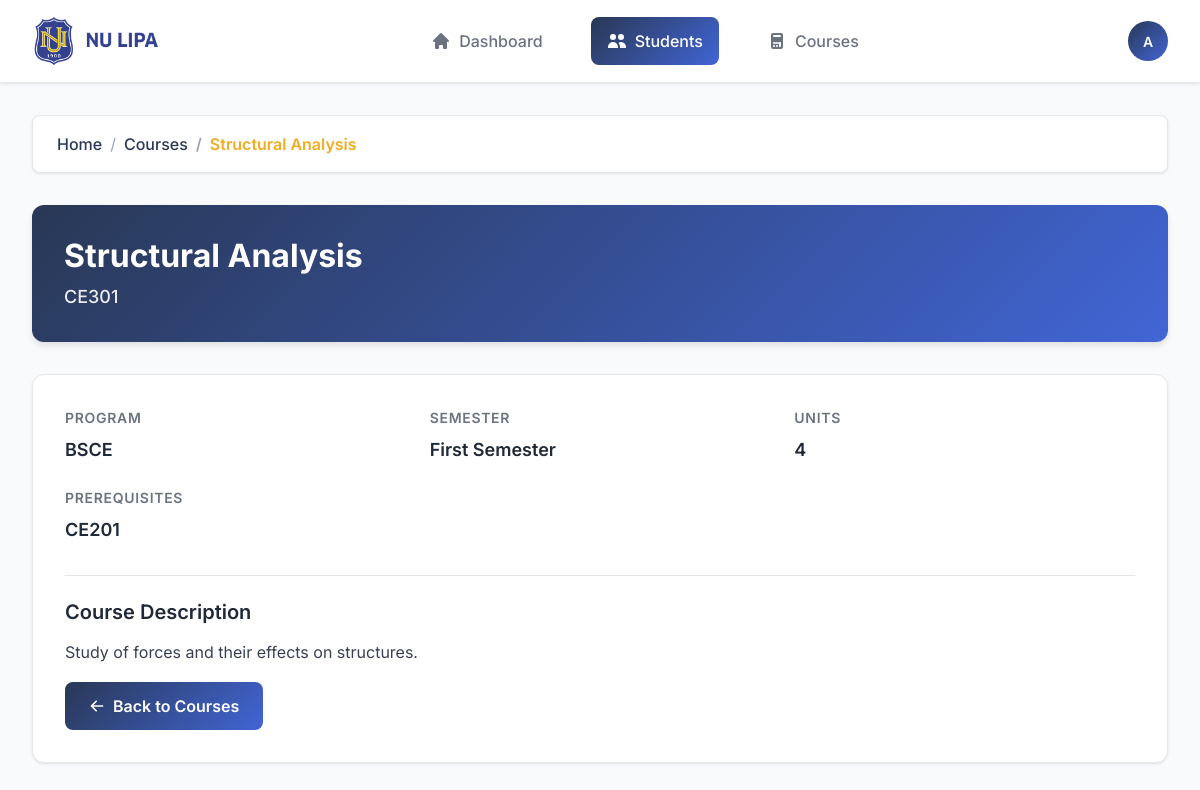
The app's page /details.php?id=3 with its own data.
### tables this page shows
CREATE TABLE `courses` (
  `id` int(11) NOT NULL,
  `course_code` varchar(20) NOT NULL,
  `course_name` varchar(255) NOT NULL,
  `description` text DEFAULT NULL,
  `units` int(11) NOT NULL DEFAULT 3,
  `program` varchar(100) NOT NULL,
  `semester` varchar(50) NOT NULL,
  `prerequisites` varchar(255) DEFAULT NULL,
  `created_at` timestamp NOT NULL DEFAULT current_timestamp(),
  `updated_at` timestamp NOT NULL DEFAULT current_timestamp() ON UPDATE current_timestamp()
);

### details.php (the view, shortened to what this page needs)
<?php
include 'connections.php';
$course_id = intval($_GET['id']);
$stmt = $conn->prepare("SELECT * FROM courses WHERE id = ?");
$stmt->bind_param("i", $course_id);
$stmt->execute();
$result = $stmt->get_result();
$course = $result->fetch_assoc();
?>
<!DOCTYPE html>
<html lang="en">
<head>
    <link rel="stylesheet" href="style.css" />
    <link href="https://cdn.jsdelivr.net/npm/bootstrap@5.3.0/dist/css/bootstrap.min.css" rel="stylesheet" />
</head>
<body>
<header class="header-bar">
  <a href="index.php" class="logo">
    <img src="images/National University Lipa.png" alt="NU Lipa" class="logo-image" style="width: 130px; height: 50px;">
  </a>
  <nav class="nav-menu">
    <a href="enrollee.php" class="nav-item">
      <svg class="nav-icon" fill="currentColor" viewBox="0 0 20 20">
        <path d="M10.707 2.293a1 1 0 00-1.414 0l-7 7a1 1 0 001.414 1.414L4 10.414V17a1 1 0 001 1h2a1 1 0 001-1v-2a1 1 0 011-1h2a1 1 0 011 1v2a1 1 0 001 1h2a1 1 0 001-1v-6.586l.293.293a1 1 0 001.414-1.414l-7-7z"/>
      </svg>
      Dashboard
    </a>
    <a href="admin.php" class="nav-item active">
      <svg class="nav-icon" fill="currentColor" viewBox="0 0 20 20">
        <path d="M9 6a3 3 0 11-6 0 3 3 0 016 0zM17 6a3 3 0 11-6 0 3 3 0 016 0zM12.93 17c.046-.327.07-.66.07-1a6.97 6.97 0 00-1.5-4.33A5 5 0 0119 16v1h-6.07zM6 11a5 5 0 015 5v1H1v-1a5 5 0 015-5z"/>
      </svg>
      Students
    </a>
    <a href="courses.php" class="nav-item">
      Courses
    </a>
  </nav>
  <div class="header-actions">
    <div class="user-profile-dropdown">
      <div class="user-profile" onclick="toggleDropdown()">A</div>
    </div>
  </div>
</header>
<main class="main-content">
  <nav aria-label="breadcrumb">
    <ol class="breadcrumb">
      <li class="breadcrumb-item"><a href="index.php">Home</a></li>
      <li class="breadcrumb-item"><a href="courses.php">Courses</a></li>
      <li class="breadcrumb-item active" aria-current="page"><?= htmlspecialchars($course['course_name']); ?></li>
    </ol>
  </nav>
  <div class="course-header">
    <h1 class="course-title"><?= htmlspecialchars($course['course_name']); ?></h1>
    <div class="course-code"><?= htmlspecialchars($course['course_code']); ?></div>
  </div>
  <div class="course-details-card">
    <div class="detail-grid">
      <div class="detail-item">
        <div class="detail-label">Program</div>
        <div class="detail-value"><?= htmlspecialchars($course['program']); ?></div>
      </div>
      <div class="detail-item">
        <div class="detail-label">Semester</div>
        <div class="detail-value"><?= htmlspecialchars($course['semester']); ?></div>
      </div>
      <div class="detail-item">
        <div class="detail-label">Units</div>
        <div class="detail-value"><?= intval($course['units']); ?></div>
      </div>
      <div class="detail-item">
        <div class="detail-label">Prerequisites</div>
        <div class="detail-value"><?= htmlspecialchars($course['prerequisites'] ?: 'None'); ?></div>
      </div>
    </div>
    <div class="description-section">
      <h2 class="section-title">Course Description</h2>
      <p class="description-text"><?= nl2br(htmlspecialchars($course['description'])); ?></p>
    </div>
    <a href="courses.php" class="back-button">
      <svg class="back-icon" fill="currentColor" viewBox="0 0 20 20">
        <path fill-rule="evenodd" d="M9.707 16.707a1 1 0 01-1.414 0l-6-6a1 1 0 010-1.414l6-6a1 1 0 011.414 1.414L5.414 9H17a1 1 0 110 2H5.414l4.293 4.293a1 1 0 010 1.414z" clip-rule="evenodd"/>
      </svg>
      Back to Courses
    </a>
  </div>
</main>
</body>
</html>

### style.css (style rules this page uses)
body { background-color: #f8f9fa; font-family: 'Segoe UI', Tahoma, Geneva, Verdana, sans-serif; }
body { background-color: #f8f9fa; }

### details.php (style rules this page uses)
body { background: #f8fafc; font-family: 'Inter', -apple-system, BlinkMacSystemFont, 'Segoe UI', Roboto, sans-serif; color: #374151; margin: 0; padding: 0; }
.header-bar { background: #ffffff; border-bottom: 1px solid #e5e7eb; padding: 1rem 2rem; display: flex; align-items: center; justify-content: space-between; position: sticky; top: 0; z-index: 100; box-shadow: 0 1px 3px rgba(0,0,0,0.1); }
.logo { display: flex; align-items: center; gap: 0.75rem; font-size: 1.5rem; font-weight: 700; color: #1f2937; text-decoration: none; }
.nav-menu { display: flex; gap: 2rem; align-items: center; }
.nav-item { display: flex; align-items: center; gap: 0.5rem; padding: 0.75rem 1rem; border-radius: 8px; text-decoration: none; color: #6b7280; font-weight: 500; transition: all 0.2s ease; }
.nav-item.active { background: linear-gradient(135deg, #293855, #4165D5); color: white; }
.nav-icon { width: 20px; height: 20px; }
.header-actions { display: flex; align-items: center; gap: 1rem; }
.user-profile-dropdown { position: relative; }
.user-profile { width: 40px; height: 40px; border-radius: 50%; background: linear-gradient(135deg, #293855, #4165D5); display: flex; align-items: center; justify-content: center; color: white; font-weight: 600; font-size: 0.875rem; cursor: pointer; transition: all 0.2s ease; }
.main-content { padding: 2rem; max-width: 1200px; margin: 0 auto; }
.breadcrumb { background: #ffffff; border-radius: 8px; padding: 1rem 1.5rem; margin-bottom: 2rem; box-shadow: 0 1px 3px rgba(0,0,0,0.1); border: 1px solid #e5e7eb; }
.breadcrumb-item + .breadcrumb-item::before { color: #9ca3af; }
.breadcrumb-item a { color: #293855; text-decoration: none; font-weight: 500; }
.breadcrumb-item.active { color: #F1AC20; font-weight: 600; }
.course-header { background: linear-gradient(135deg, #293855, #4165D5); color: white; padding: 2rem; border-radius: 12px; margin-bottom: 2rem; box-shadow: 0 4px 6px rgba(0, 0, 0, 0.1); }
.course-title { font-size: 2rem; font-weight: 700; margin-bottom: 0.5rem; }
.course-code { font-size: 1.125rem; opacity: 0.9; font-weight: 500; }
.course-details-card { background: #ffffff; border-radius: 12px; padding: 2rem; box-shadow: 0 1px 3px rgba(0,0,0,0.1); border: 1px solid #e5e7eb; margin-bottom: 2rem; }
.detail-grid { display: grid; grid-template-columns: repeat(auto-fit, minmax(250px, 1fr)); gap: 1.5rem; margin-bottom: 2rem; }
.detail-item { display: flex; flex-direction: column; gap: 0.5rem; }
.detail-label { font-size: 0.875rem; font-weight: 600; color: #6b7280; text-transform: uppercase; letter-spacing: 0.05em; }
.detail-value { font-size: 1.125rem; font-weight: 600; color: #1f2937; }
.description-section { border-top: 1px solid #e5e7eb; padding-top: 1.5rem; }
.section-title { font-size: 1.25rem; font-weight: 600; color: #1f2937; margin-bottom: 1rem; }
.description-text { font-size: 1rem; line-height: 1.6; color: #374151; }
.back-button { background: linear-gradient(135deg, #293855, #4165D5); color: white; border: none; padding: 0.75rem 1.5rem; border-radius: 8px; font-weight: 600; text-decoration: none; display: inline-flex; align-items: center; gap: 0.5rem; transition: all 0.2s ease; }
.back-icon { width: 16px; height: 16px; }

### records on screen
courses: course_name "Structural Analysis", course_code "CE301", program "BSCE", semester "First Semester", units "4", prerequisites "CE201", description "Study of forces and their effects on structures."
